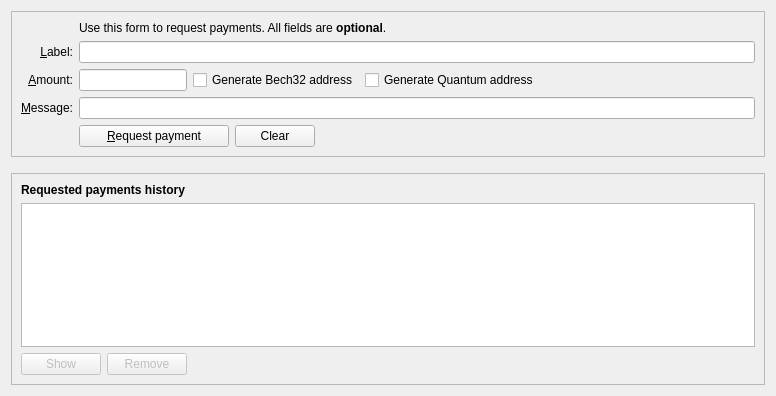
<?xml version="1.0" encoding="UTF-8"?>
<ui version="4.0">
 <class>ReceiveCoinsDialog</class>
 <widget class="QWidget" name="ReceiveCoinsDialog">
  <property name="geometry">
   <rect>
    <x>0</x>
    <y>0</y>
    <width>776</width>
    <height>396</height>
   </rect>
  </property>
  <layout class="QVBoxLayout" name="verticalLayout" stretch="0,0,1">
   <item>
    <widget class="QFrame" name="frame2">
     <property name="sizePolicy">
      <sizepolicy hsizetype="Preferred" vsizetype="Expanding">
       <horstretch>0</horstretch>
       <verstretch>0</verstretch>
      </sizepolicy>
     </property>
     <property name="frameShape">
      <enum>QFrame::StyledPanel</enum>
     </property>
     <property name="frameShadow">
      <enum>QFrame::Sunken</enum>
     </property>
     <layout class="QVBoxLayout" name="verticalLayout_3">
      <item>
       <layout class="QGridLayout" name="gridLayout">
        <item row="5" column="0">
         <widget class="QLabel" name="label">
          <property name="toolTip">
           <string>An optional amount to request. Leave this empty or zero to not request a specific amount.</string>
          </property>
          <property name="text">
           <string>&amp;Amount:</string>
          </property>
          <property name="alignment">
           <set>Qt::AlignRight|Qt::AlignTrailing|Qt::AlignVCenter</set>
          </property>
          <property name="buddy">
           <cstring>reqAmount</cstring>
          </property>
         </widget>
        </item>
        <item row="6" column="0">
         <widget class="QLabel" name="label_3">
          <property name="toolTip">
           <string>An optional message to attach to the payment request, which will be displayed when the request is opened. Note: The message will not be sent with the payment over the Cascoin network.</string>
          </property>
          <property name="text">
           <string>&amp;Message:</string>
          </property>
          <property name="alignment">
           <set>Qt::AlignRight|Qt::AlignTrailing|Qt::AlignVCenter</set>
          </property>
          <property name="buddy">
           <cstring>reqMessage</cstring>
          </property>
         </widget>
        </item>
        <item row="4" column="2">
         <widget class="QLineEdit" name="reqLabel">
          <property name="toolTip">
           <string>An optional label to associate with the new receiving address.</string>
          </property>
         </widget>
        </item>
        <item row="2" column="2">
         <widget class="QLabel" name="label_5">
          <property name="text">
           <string>Use this form to request payments. All fields are &lt;b&gt;optional&lt;/b&gt;.</string>
          </property>
         </widget>
        </item>
        <item row="4" column="0">
         <widget class="QLabel" name="label_2">
          <property name="toolTip">
           <string>An optional label to associate with the new receiving address.</string>
          </property>
          <property name="text">
           <string>&amp;Label:</string>
          </property>
          <property name="alignment">
           <set>Qt::AlignRight|Qt::AlignTrailing|Qt::AlignVCenter</set>
          </property>
          <property name="buddy">
           <cstring>reqLabel</cstring>
          </property>
         </widget>
        </item>
        <item row="6" column="2">
         <widget class="QLineEdit" name="reqMessage">
          <property name="toolTip">
           <string>An optional message to attach to the payment request, which will be displayed when the request is opened. Note: The message will not be sent with the payment over the Cascoin network.</string>
          </property>
         </widget>
        </item>
        <item row="7" column="2">
         <layout class="QHBoxLayout" name="horizontalLayout">
          <item>
           <widget class="QPushButton" name="receiveButton">
            <property name="minimumSize">
             <size>
              <width>150</width>
              <height>0</height>
             </size>
            </property>
            <property name="text">
             <string>&amp;Request payment</string>
            </property>
            <property name="icon">
             <iconset resource="../bitcoin.qrc">
              <normaloff>:/icons/receiving_addresses</normaloff>:/icons/receiving_addresses</iconset>
            </property>
           </widget>
          </item>
          <item>
           <widget class="QPushButton" name="clearButton">
            <property name="sizePolicy">
             <sizepolicy hsizetype="Minimum" vsizetype="Fixed">
              <horstretch>0</horstretch>
              <verstretch>0</verstretch>
             </sizepolicy>
            </property>
            <property name="toolTip">
             <string>Clear all fields of the form.</string>
            </property>
            <property name="text">
             <string>Clear</string>
            </property>
            <property name="icon">
             <iconset resource="../bitcoin.qrc">
              <normaloff>:/icons/remove</normaloff>:/icons/remove</iconset>
            </property>
            <property name="autoDefault">
             <bool>false</bool>
            </property>
           </widget>
          </item>
          <item>
           <spacer name="horizontalSpacer">
            <property name="orientation">
             <enum>Qt::Horizontal</enum>
            </property>
            <property name="sizeHint" stdset="0">
             <size>
              <width>40</width>
              <height>20</height>
             </size>
            </property>
           </spacer>
          </item>
         </layout>
        </item>
        <item row="7" column="0">
         <widget class="QLabel" name="label_7">
          <property name="text">
           <string/>
          </property>
         </widget>
        </item>
        <item row="5" column="2">
         <layout class="QHBoxLayout" name="horizontalLayout_6">
          <item>
           <widget class="BitcoinAmountField" name="reqAmount">
            <property name="sizePolicy">
             <sizepolicy hsizetype="Fixed" vsizetype="Fixed">
              <horstretch>0</horstretch>
              <verstretch>0</verstretch>
             </sizepolicy>
            </property>
            <property name="minimumSize">
             <size>
              <width>80</width>
              <height>0</height>
             </size>
            </property>
            <property name="maximumSize">
             <size>
              <width>1000</width>
              <height>100</height>
             </size>
            </property>
            <property name="toolTip">
             <string>An optional amount to request. Leave this empty or zero to not request a specific amount.</string>
            </property>
           </widget>
          </item>
          <item>
           <widget class="QCheckBox" name="useBech32">
            <property name="sizePolicy">
             <sizepolicy hsizetype="Fixed" vsizetype="Fixed">
              <horstretch>0</horstretch>
              <verstretch>0</verstretch>
             </sizepolicy>
            </property>
            <property name="maximumSize">
             <size>
              <width>1000</width>
              <height>16777215</height>
             </size>
            </property>
            <property name="focusPolicy">
             <enum>Qt::StrongFocus</enum>
            </property>
            <property name="toolTip">
             <string>Bech32 addresses (BIP-173) are cheaper to spend from and offer better protection against typos. When unchecked a P2SH wrapped SegWit address will be created, compatible with older wallets.</string>
            </property>
            <property name="text">
             <string>Generate Bech32 address</string>
            </property>
           </widget>
          </item>
          <item>
           <widget class="QCheckBox" name="useQuantum">
            <property name="sizePolicy">
             <sizepolicy hsizetype="Fixed" vsizetype="Fixed">
              <horstretch>0</horstretch>
              <verstretch>0</verstretch>
             </sizepolicy>
            </property>
            <property name="maximumSize">
             <size>
              <width>1000</width>
              <height>16777215</height>
             </size>
            </property>
            <property name="focusPolicy">
             <enum>Qt::StrongFocus</enum>
            </property>
            <property name="toolTip">
             <string>Generate a quantum-resistant address using FALCON-512 post-quantum cryptography. These addresses start with "casq" and provide protection against future quantum computer attacks.</string>
            </property>
            <property name="text">
             <string>Generate Quantum address</string>
            </property>
           </widget>
          </item>
          <item>
           <spacer name="horizontalSpacer_3">
            <property name="orientation">
             <enum>Qt::Horizontal</enum>
            </property>
            <property name="sizeHint" stdset="0">
             <size>
              <width>0</width>
              <height>0</height>
             </size>
            </property>
           </spacer>
          </item>
         </layout>
        </item>
       </layout>
      </item>
     </layout>
    </widget>
   </item>
   <item>
    <spacer name="verticalSpacer_2">
     <property name="orientation">
      <enum>Qt::Vertical</enum>
     </property>
     <property name="sizeHint" stdset="0">
      <size>
       <width>20</width>
       <height>10</height>
      </size>
     </property>
    </spacer>
   </item>
   <item>
    <widget class="QFrame" name="frame">
     <property name="sizePolicy">
      <sizepolicy hsizetype="Preferred" vsizetype="Expanding">
       <horstretch>0</horstretch>
       <verstretch>0</verstretch>
      </sizepolicy>
     </property>
     <property name="frameShape">
      <enum>QFrame::StyledPanel</enum>
     </property>
     <property name="frameShadow">
      <enum>QFrame::Raised</enum>
     </property>
     <layout class="QVBoxLayout" name="verticalLayout_2">
      <item>
       <widget class="QLabel" name="label_6">
        <property name="font">
         <font>
          
          <bold>true</bold>
         </font>
        </property>
        <property name="text">
         <string>Requested payments history</string>
        </property>
       </widget>
      </item>
      <item>
       <widget class="QTableView" name="recentRequestsView">
        <property name="contextMenuPolicy">
         <enum>Qt::CustomContextMenu</enum>
        </property>
        <property name="tabKeyNavigation">
         <bool>false</bool>
        </property>
        <property name="sortingEnabled">
         <bool>true</bool>
        </property>
       </widget>
      </item>
      <item>
       <layout class="QHBoxLayout" name="horizontalLayout_2">
        <item>
         <widget class="QPushButton" name="showRequestButton">
          <property name="enabled">
           <bool>false</bool>
          </property>
          <property name="toolTip">
           <string>Show the selected request (does the same as double clicking an entry)</string>
          </property>
          <property name="text">
           <string>Show</string>
          </property>
          <property name="icon">
           <iconset resource="../bitcoin.qrc">
            <normaloff>:/icons/edit</normaloff>:/icons/edit</iconset>
          </property>
          <property name="autoDefault">
           <bool>false</bool>
          </property>
         </widget>
        </item>
        <item>
         <widget class="QPushButton" name="removeRequestButton">
          <property name="enabled">
           <bool>false</bool>
          </property>
          <property name="toolTip">
           <string>Remove the selected entries from the list</string>
          </property>
          <property name="text">
           <string>Remove</string>
          </property>
          <property name="icon">
           <iconset resource="../bitcoin.qrc">
            <normaloff>:/icons/remove</normaloff>:/icons/remove</iconset>
          </property>
          <property name="autoDefault">
           <bool>false</bool>
          </property>
         </widget>
        </item>
        <item>
         <spacer name="horizontalSpacer_2">
          <property name="orientation">
           <enum>Qt::Horizontal</enum>
          </property>
          <property name="sizeHint" stdset="0">
           <size>
            <width>40</width>
            <height>20</height>
           </size>
          </property>
         </spacer>
        </item>
       </layout>
      </item>
     </layout>
    </widget>
   </item>
  </layout>
 </widget>
 <customwidgets>
  <customwidget>
   <class>BitcoinAmountField</class>
   <extends>QLineEdit</extends>
   <header>qt/bitcoinamountfield.h</header>
   <container>1</container>
  </customwidget>
 </customwidgets>
 <tabstops>
  <tabstop>reqLabel</tabstop>
  <tabstop>reqAmount</tabstop>
  <tabstop>useBech32</tabstop>
  <tabstop>useQuantum</tabstop>
  <tabstop>reqMessage</tabstop>
  <tabstop>receiveButton</tabstop>
  <tabstop>clearButton</tabstop>
  <tabstop>recentRequestsView</tabstop>
  <tabstop>showRequestButton</tabstop>
  <tabstop>removeRequestButton</tabstop>
 </tabstops>
 <resources>
  <include location="../bitcoin.qrc"/>
 </resources>
 <connections/>
</ui>
